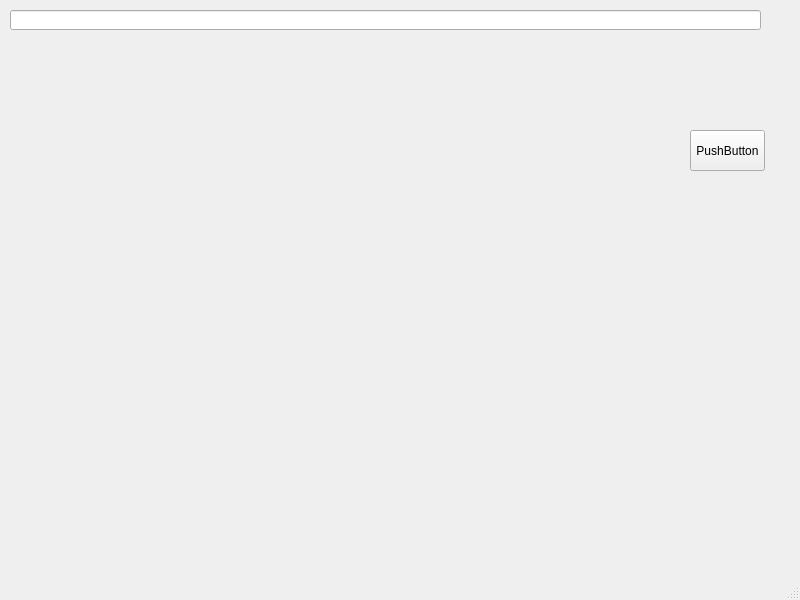
<?xml version="1.0" encoding="UTF-8"?>
<ui version="4.0">
 <class>MainWindow</class>
 <widget class="QMainWindow" name="MainWindow">
  <property name="geometry">
   <rect>
    <x>0</x>
    <y>0</y>
    <width>800</width>
    <height>600</height>
   </rect>
  </property>
  <property name="windowTitle">
   <string>MainWindow</string>
  </property>
  <widget class="QWidget" name="centralwidget">
   <widget class="QLineEdit" name="lineEdit">
    <property name="geometry">
     <rect>
      <x>10</x>
      <y>10</y>
      <width>751</width>
      <height>20</height>
     </rect>
    </property>
   </widget>
   <widget class="QPushButton" name="pushButton">
    <property name="geometry">
     <rect>
      <x>690</x>
      <y>130</y>
      <width>75</width>
      <height>41</height>
     </rect>
    </property>
    <property name="text">
     <string>PushButton</string>
    </property>
   </widget>
  </widget>
  <widget class="QMenuBar" name="menubar">
   <property name="geometry">
    <rect>
     <x>0</x>
     <y>0</y>
     <width>800</width>
     <height>21</height>
    </rect>
   </property>
  </widget>
  <widget class="QStatusBar" name="statusbar"/>
 </widget>
 <resources/>
 <connections>
  <connection>
   <sender>pushButton</sender>
   <signal>clicked()</signal>
   <receiver>lineEdit</receiver>
   <slot>clear()</slot>
   <hints>
    <hint type="sourcelabel">
     <x>691</x>
     <y>176</y>
    </hint>
    <hint type="destinationlabel">
     <x>335</x>
     <y>50</y>
    </hint>
   </hints>
  </connection>
 </connections>
</ui>
